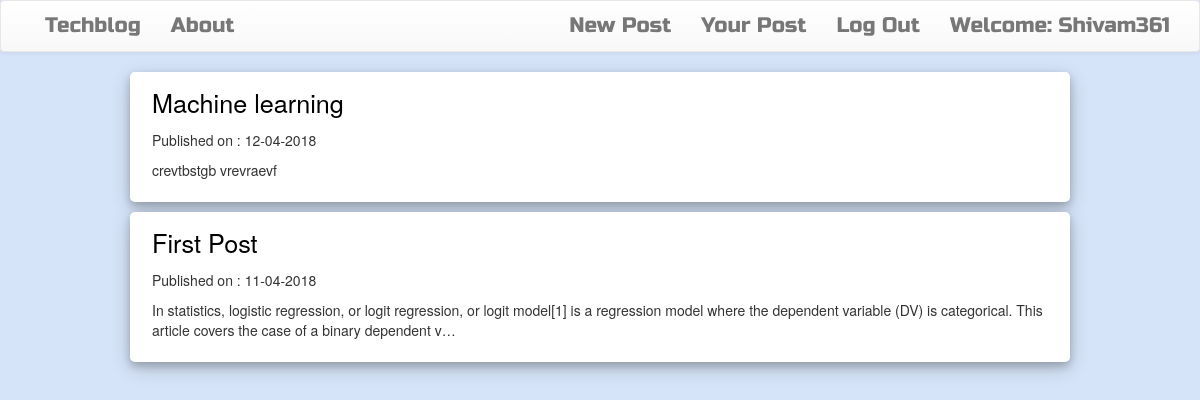
The app's page / (signed in) with its own data.
### blog/models.py (models this page shows, shortened)
class Post(models.Model):
    author = models.ForeignKey('auth.User', on_delete=models.CASCADE)
    title = models.CharField(max_length=200)
    text = models.TextField()
    created_date = models.DateTimeField(default=timezone.now)
    published_date = models.DateTimeField(blank=True, null=True)

### blog/views.py (the view)
# urls.py: path('',views.PostListView.as_view(),name='post_list'),
class PostListView(ListView):
    model=Post
    def get_queryset(self):
        return Post.objects.filter(published_date__lte=timezone.now()).order_by('-published_date')

### blog/templates/blog/post_list.html (shortened to what this page needs)
{% extends "blog/base.html" %}
{% block content %}
<div class="centerstage">
  {% for post in post_list %}
  <div class="extra">
    <p ><a class="para1" href="{% url 'post_detail' pk=post.pk %}">{{post.title}}</a></p>
    <div class="date">
      <p>Published on : {{post.published_date|date:'d-m-Y'}}</p>
      <p>{{post.text|truncatechars:200}}</p>
     </div>
  </div>
  {% endfor %}
</div>
{% endblock %}

### blog/templates/blog/base.html (shortened to what this page needs)
<!DOCTYPE html>
{% load staticfiles %}
{% load widget_tweaks %}
<html lang="en" dir="ltr">
  <head>
    <link rel="stylesheet" href="https://maxcdn.bootstrapcdn.com/bootstrap/3.3.7/css/bootstrap.min.css">
    <link rel="stylesheet" href="https://maxcdn.bootstrapcdn.com/bootstrap/3.3.7/css/bootstrap-theme.min.css">
    <link rel="stylesheet" href="//cdn.jsdelivr.net/npm/medium-editor@latest/dist/css/medium-editor.min.css" type="text/css" media="screen" charset="utf-8">
    <link rel="stylesheet" href="{% static 'css/blog.css' %}">
  </head>
  <body>
    <nav class="navbar navbar-default techfont custom-navbar">
      <div class="container">
        <ul class="nav navbar-nav">
          <li ><a class="first" href="{% url 'post_list' %}">Techblog</a></li>
          <li><a  href="{% url 'about' %}">About</a></li>
        </ul>
        <ul class='nav navbar-nav navbar-right'>
          {% if user.is_authenticated %}
          <li>
            <a class="" href="{% url 'post_new' %}">New Post</a>
          </li>
          <li>
            <a href="{% url 'post_draft_list' %}">Your Post</a>
          </li>
          <li>
            <a href="{% url 'logout' %}">Log Out</a>
          </li>
          <li>
            <a >Welcome: {{user.username}}</a>
          </li>
          {% endif %}
        </ul>
      </div>
    </nav>
      <div class="content container">
        <div class="">
          <div class="">
            <div class="blog_posts">
              {% block content %}
              {% endblock %}
            </div>
          </div>
        </div>
      </div>
  </body>
</html>

### blog/static/css/blog.css (style rules this page uses)
.para1 { font-size: 1.8em; color: black; }
.first { font-size: 1em; }
body { background-color: #d6e4f9; }
.extra { background-color: white; width=500px; box-shadow: 0 4px 8px 0 rgba(0, 0, 0, 0.2), 0 6px 20px 0 rgba(0, 0, 0, 0.19); border: 2px solid white; border-radius: 5px; margin: 10px 50px 10px 50px; padding-top: 10px; padding-right: 10px; padding-bottom: 10px; padding-left: 20px; }
.first { color:lightblue; }
.techfont { font-family: 'Russo One',sans-serif; font-size: 1.5em; margin-bottom: 10px; }
.centerstage { margin-right: 50px; margin-left: 50px; }

### records on screen
Post: title "Machine learning", published_date "12-04-2018", text "crevtbstgb vrevraevf"
Post: title "First Post", published_date "11-04-2018", text "In statistics, logistic regression, or logit regression, or logit model[1] is a regression model where the dependent variable (DV) is categorical. This article covers the case of a binary dependent v…"

### other values on screen
{{ user.username }} "Shivam361"
